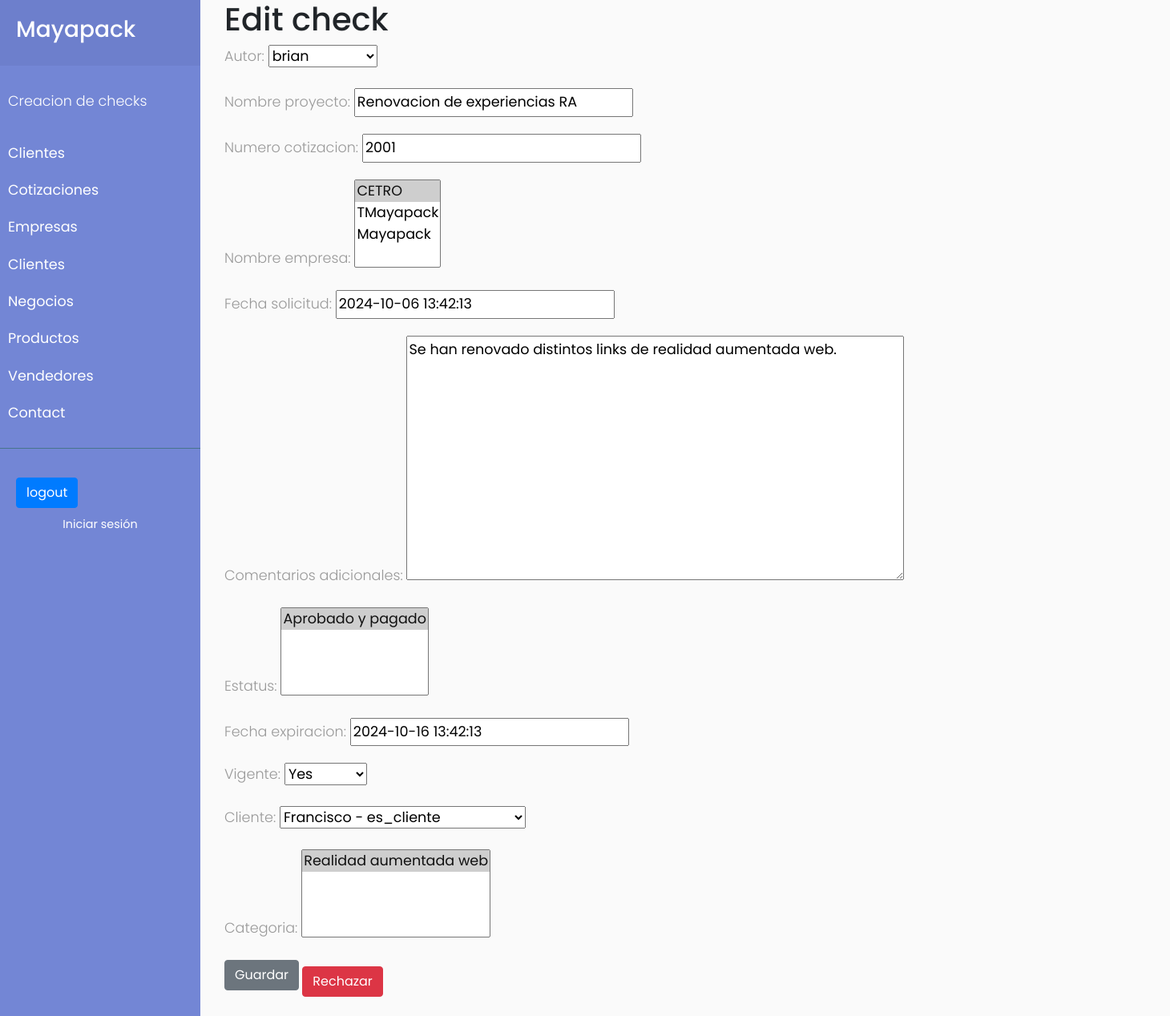
Page /idi/editar/1 (signed in) on the committed database.
### cotizaciones/models.py (models this page shows, shortened)
class Check(models.Model):
    autor=models.ForeignKey(User, on_delete=models.SET_NULL, null=True)
    nombre_proyecto = models.CharField(max_length=100, null=True, blank=True)
    numero_cotizacion = models.IntegerField( null=True,  blank=True)
    nombre_empresa = models.ManyToManyField('empresas.Empresa')
    fecha_solicitud = models.DateTimeField(default=datetime.now())
    comentarios_adicionales = models.TextField(max_length=300, blank=True, null=True) #por si existe algun requerimiento en especifico para el proyecto
    estatus=models.ManyToManyField(Status, related_name='status', blank=True) # El estatus se refiere al estado en el pipeline de ventas
    fecha_expiracion=models.DateTimeField(default=timezone.now() + timedelta (days=10))
    vigente=models.BooleanField(default=True, null=True) #Vigencia del check
    cliente=models.ForeignKey('clientes.Cliente', on_delete=models.CASCADE, null=True)
    categoria=models.ManyToManyField(Categoria, related_name='relevancia_check', blank=True) # relevancia de la categoria

### cotizaciones/views.py (the view)
# urls.py: path('idi/editar/<int:id>', views.Check_control.update_check, name='editarIdi'),
    def update_check(request, id):
        check=get_object_or_404(Check, id=id, autor_id=request.user)
        comentarios=Comentarios.objects.filter(check_asociado=check.id)
        form=CheckForm(instance=check)
        form2=ComentariosForm()
        context ={
                  'check':check,
                  'comentarios': comentarios,
                  'form':form,
                  'form2':form2,
        }
        if request.method=='POST':
            form=CheckForm(data=request.POST, instance=check)
            form2=ComentariosForm(data=request.POST)
            if form2.is_valid():
                form2.instance.autor_comentario = request.user
                form2.instance.check_asociado = check
                form2.save()
            if form.is_valid():
                form.instance.autor = request.user
                form.save()
        else:
            print('No es valido')
            form=CheckForm(instance=check)
        return render(request, 'cotizaciones/edit.html', context)

### cotizaciones/forms.py
class CheckForm(forms.ModelForm):
    class Meta:
        model = Check
        fields='__all__'

class ComentariosForm(forms.ModelForm):
    class Meta:
        model=Comentarios
        fields=[
            'resuelto',
            'comentario',
        ]

### clientes/models.py (called while the page is built)
    def __str__(self):
        return f"{self.nombre} - {self.etapa}"

### cotizaciones/models.py (called while the page is built)
    def __str__(self):
        return self.nombre

    def __str__(self):
        return self.nombre

### empresas/models.py (called while the page is built)
    def __str__(self):
        return self.nombre

### cotizaciones/templates/cotizaciones/edit.html (shortened to what this page needs)
{% extends 'base.html' %}
{% block content %}
{% load static %}
<div class="col-md-8">
    <div class="container">
        <h1>Edit check</h1>
        <div class='mb-3'>
          <form method="post">
              {{form.as_p}}
              <button type="submit" class="btn btn-secondary mb-3">Guardar</button>
                <button type="button" class="btn btn-danger" data-bs-toggle="modal" data-bs-target="#exampleModal">
                  Rechazar
                </button>
          </form>
        </div>
    </div>
</div>
    <div class="col-md-4">
  </div>
{% endblock %}

### cotizaciones/static/cotizaciones/css/sidemenu.css (style rules this page uses)
body { font-family: 'Poppins', sans-serif; background: #fafafa; }
p { font-family: 'Poppins', sans-serif; font-size: 1.1em; font-weight: 300; line-height: 1.7em; color: #999; }

### rows in the picture
Check: autor "brian", nombre_proyecto "Renovacion de experiencias RA", numero_cotizacion "2001", fecha_solicitud "2024-10-06 13:42:13", comentarios_adicionales "Se han renovado distintos links de realidad aumentada web.", fecha_expiracion "2024-10-16 13:42:13", vigente "Yes", cliente "Francisco - es_cliente"
